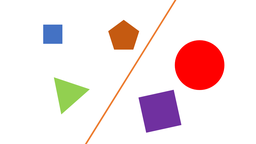
#> input picture harris/figura1.png, 256 x 144 px, shrunk from 1280 x 720 before the run
$ python harris.py   (older library calls are emulated)
#> lines starting #> are read from the running program, lines starting #| are printed output that depends on the picture
import cv2
import numpy as np
from matplotlib import pyplot as plt
from numpy import pi, floor, cos, sin, sqrt, zeros, argmin
import pprint


def window(image, i, j, dx, dy):
    # creates window for each pixel and assigns a matrix
    windowed = []
    matrix = [dx[i][j] ** 2, dx[i][j] * dy[i][j], dx[i][j] * dy[i][j], dy[i][j] ** 2]
    for i in range(0, 5):
        row_windowed = []
        for j in range(0, 5):
            row_windowed.append(matrix)
        windowed.append(row_windowed)
    # sum of the matrices
    window_array = np.array(windowed.pop())
    window_add = window_array.sum(axis=0)
    return window_add


def det_traza(matrix, k):
    det = (matrix[0] * matrix[3]) - (matrix[1] * matrix[2])
    traza = matrix[0] + matrix[-1]
    return det - k * (traza ** 2)


imagen = cv2.imread("figura1.png", 0)
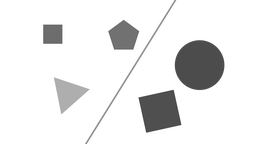
#> imagen: shape (144, 256); min 59, max 255, mean 233.2
dx = cv2.Sobel(imagen, cv2.CV_64F, 1, 0)
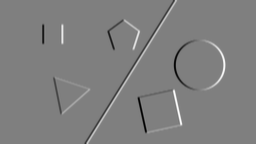
#> dx: shape (144, 256) float64; min -747, max 747, mean 0; drawn with min black and max white
dy = cv2.Sobel(imagen, cv2.CV_64F, 0, 1)
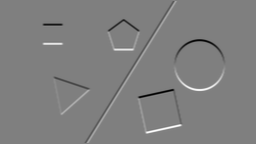
#> dy: shape (144, 256) float64; min -747, max 747, mean 0; drawn with min black and max white

plt.figure(figsize=(12, 8), dpi=100)
plt.subplot(1, 3, 1), plt.imshow(imagen, cmap="gray")
plt.subplot(1, 3, 2), plt.imshow(dx, cmap="gray")
plt.subplot(1, 3, 3), plt.imshow(dy, cmap="gray")
plt.show()
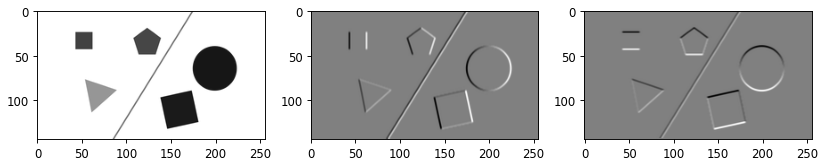
#> figure drawn by matplotlib, 3 panels

imagen_temp = imagen.copy()
for i, element in enumerate(imagen_temp):
    for j, element2 in enumerate(imagen_temp[i]):
        M = window(imagen_temp, i, j, dx, dy)
        imagen_temp[i][j] = det_traza(M, 0.04)
#> this loop made 144 passes
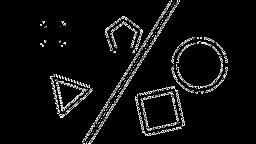
#> imagen_temp: shape (144, 256); min 0, max 252, mean 14.7

plt.figure(figsize=(12, 8), dpi=100)
plt.subplot(1, 3, 1).set_title("Original"), plt.imshow(imagen, cmap="gray")
plt.subplot(1, 3, 2).set_title("Det - traza"), plt.imshow(imagen_temp, cmap="gray")
plt.show()
